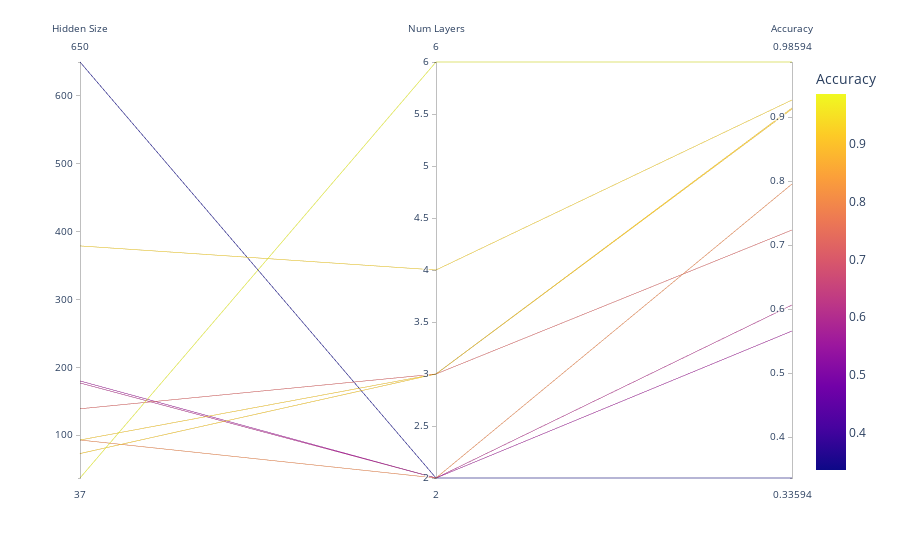

The notebook cell this image was saved under:
### Code cell
import plotly.express as px


select = [ "hidden_size", "num_layers", "accuracy",]
p = data_lstm[select].reset_index(drop=True).dropna()
p.sort_values("accuracy", inplace=True)
# Create the parallel coordinates plot
px.parallel_coordinates(p, color="accuracy", 
                              labels={"accuracy": "Accuracy", "hidden_size": "Hidden Size", "num_layers": "Num Layers"})
plt.savefig("LSTM_experiment1.jpg", bbox_inches='tight', transparent=False)

# Show the plot
fig.show()

### Figure 1 — Plotly figure (JSON) as saved in the notebook; plotly's stock layout.template omitted (floating-point values rounded to 4 significant figures)
{"data": [{"dimensions": [{"label": "Hidden Size", "values": [650, 180, 177, 139, 93, 93, 73, 379, 37]}, {"label": "Num Layers", "values": [2, 2, 2, 3, 2, 3, 3, 4, 6]}, {"label": "Accuracy", "values": [0.3359, 0.5656, 0.6062, 0.7234, 0.7953, 0.9125, 0.9141, 0.9266, 0.9859]}], "domain": {"x": [0, 1], "y": [0, 1]}, "line": {"color": [0.3359, 0.5656, 0.6062, 0.7234, 0.7953, 0.9125, 0.9141, 0.9266, 0.9859], "coloraxis": "coloraxis"}, "name": "", "type": "parcoords"}], "layout": {"autosize": true, "coloraxis": {"colorbar": {"title": {"text": "Accuracy"}}, "colorscale": [[0, "#0d0887"], [0.1111, "#46039f"], [0.2222, "#7201a8"], [0.3333, "#9c179e"], [0.4444, "#bd3786"], [0.5556, "#d8576b"], [0.6667, "#ed7953"], [0.7778, "#fb9f3a"], [0.8889, "#fdca26"], [1, "#f0f921"]]}, "legend": {"tracegroupgap": 0}, "margin": {"t": 60}}}
